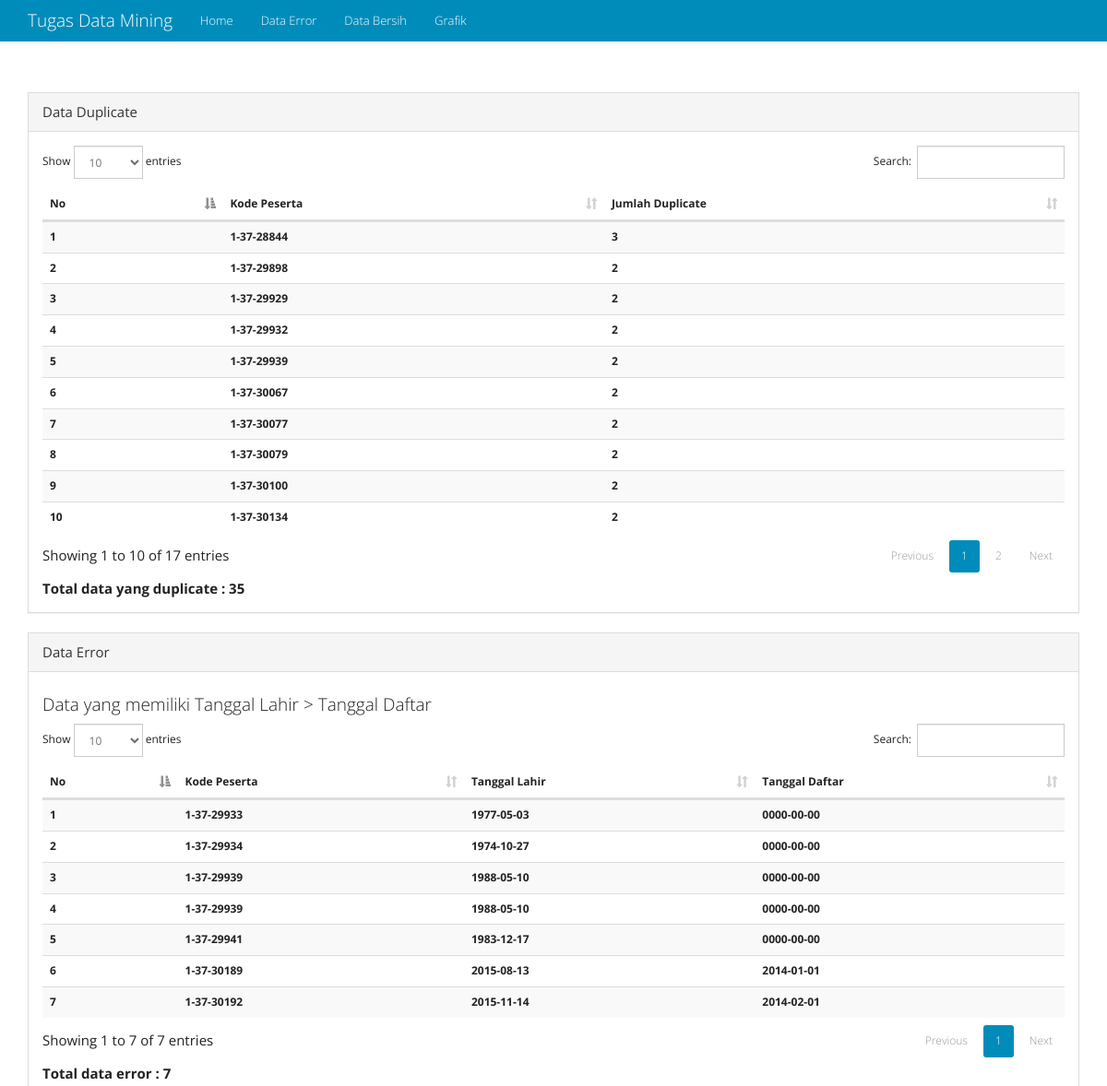
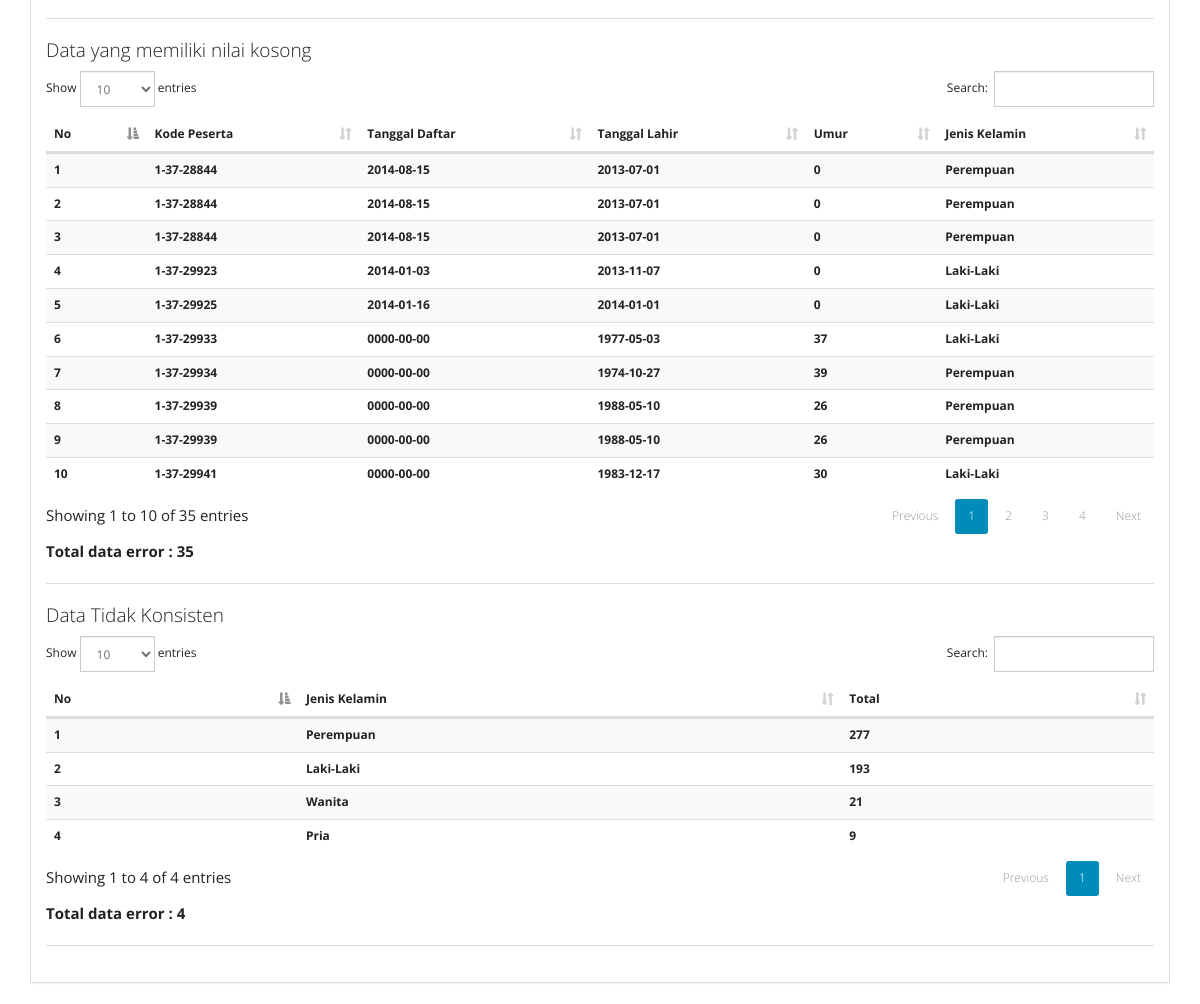
Screenshot of /data_duplicate.php with the database file from the repository (2 pictures, top to bottom).
### tables this page shows
CREATE TABLE `table_1` (
  `kd_peserta` varchar(11) DEFAULT NULL,
  `tgl_daftar` date DEFAULT NULL,
  `tgl_lahir` date DEFAULT NULL,
  `umur` int(11) DEFAULT NULL,
  `jenis_kelamin` varchar(9) DEFAULT NULL
);

### data_duplicate.php (the view, shortened to what this page needs)
<?php
include("function/connection.php");
include("include/header.php");
 ?>
    <div class="container">
    <div class="row">
    <div class="col-md-12 data-table">
      <div class="panel panel-default">
        <div class="panel-heading">Data Duplicate</div>
        <div class="panel-body">
        <table class="table table-striped data">
          <thead>
             <tr>
              <th>No</th>
              <th>Kode Peserta</th>
              <th>Jumlah Duplicate</th>
            </tr>
          </thead>
          <tbody>
            <?php
            $query = mysqli_query($connect,"SELECT kd_peserta, SUM(kd_peserta) AS duplicate FROM table_1 GROUP BY kd_peserta HAVING SUM(kd_peserta) > 1 ");
            $no = 1;
            $total = 0;
            while($row = mysqli_fetch_assoc($query)){
              $total = $total + $row['duplicate'];
            ?>
                <tr>
                  <th><?php echo $no++; ?></th>
                  <th><?php echo $row['kd_peserta']; ?></th>
                  <th><?php echo $row['duplicate']; ?></th>
                </tr>
            <?php
            }
             ?>
        </tbody>
       </table>
          <strong>Total data yang duplicate : <?php echo $total; ?></strong>
        </div>
      </div>
      <div class="panel panel-default">
        <div class="panel-heading">Data Error</div>
        <div class="panel-body">
        <h4>Data yang memiliki Tanggal Lahir > Tanggal Daftar</h4>
        <table class="table table-striped data">
          <thead>
             <tr>
              <th>No</th>
              <th>Kode Peserta</th>
              <th>Tanggal Lahir</th>
              <th>Tanggal Daftar</th>
            </tr>
          </thead>
          <tbody>
            <?php
            $query = mysqli_query($connect,"SELECT * FROM table_1 WHERE tgl_lahir > tgl_daftar");
            $no = 1;
            while($row = mysqli_fetch_assoc($query)){
            ?>
                <tr>
                  <th><?php echo $no++; ?></th>
                  <th><?php echo $row['kd_peserta']; ?></th>
                  <th><?php echo $row['tgl_lahir']; ?></th>
                  <th><?php echo $row['tgl_daftar']; ?></th>
                </tr>
            <?php
            }
             ?>
        </tbody>
       </table>
          <strong>Total data error : <?php echo $_SESSION['error_1']; ?></strong>
          <hr>
        <h4>Data yang memiliki nilai kosong</h4>
        <table class="table table-striped data">
          <thead>
             <tr>
              <th>No</th>
              <th>Kode Peserta</th>
              <th>Tanggal Daftar</th>
              <th>Tanggal Lahir</th>
              <th>Umur</th>
              <th>Jenis Kelamin</th>
            </tr>
          </thead>
          <tbody>
            <?php
            $query = mysqli_query($connect,"SELECT * FROM table_1 WHERE tgl_daftar = '' OR kd_peserta='' OR tgl_lahir='' OR umur = '' OR jenis_kelamin = ''");
            $no = 1;
            while($row = mysqli_fetch_assoc($query)){
            ?>
                <tr>
                  <th><?php echo $no++; ?></th>
                  <th><?php echo $row['kd_peserta']; ?></th>
                  <th><?php echo $row['tgl_daftar']; ?></th>
                  <th><?php echo $row['tgl_lahir']; ?></th>
                  <th><?php echo $row['umur']; ?></th>
                  <th><?php echo $row['jenis_kelamin']; ?></th>
                </tr>
            <?php
            }
             ?>
        </tbody>
       </table>
       <strong>Total data error : <?php echo $_SESSION['error_2']; ?></strong>
        <hr>
        <h4>Data Tidak Konsisten</h4>
        <table class="table table-striped data">
          <thead>
             <tr>
              <th>No</th>
              <th>Jenis Kelamin</th>
              <th>Total</th>
            </tr>
          </thead>
          <tbody>
            <?php
            $query = mysqli_query($connect,"SELECT DISTINCT jenis_kelamin FROM table_1");
            $no = 1;
            while($row = mysqli_fetch_assoc($query)){
              $jk = $row['jenis_kelamin'];
              $query_jumlah = mysqli_query($connect,"SELECT * FROM table_1 WHERE jenis_kelamin = '$jk'");
              $jumlah_row = mysqli_num_rows($query_jumlah);
            ?>
                <tr>
                  <th><?php echo $no++; ?></th>
                  <th><?php echo $row['jenis_kelamin']; ?></th>
                  <th><?php echo $jumlah_row; ?></th>
                </tr>
            <?php
            }
             ?>
        </tbody>
       </table>
       <strong>Total data error : <?php echo $_SESSION['error_2']; ?></strong>
        <hr>
        </div>
      </div>
    </div>
    </div>
    </div>
  </body>
</html>

### css/app.css (style rules this page uses)
.data-table { margin-top:100px; }

### rows the page displays
table_1: kd_peserta "1-37-29933", tgl_lahir "1977-05-03", tgl_daftar "0000-00-00", umur "37", jenis_kelamin "Laki-Laki"
table_1: kd_peserta "1-37-29934", tgl_lahir "1974-10-27", tgl_daftar "0000-00-00", umur "39", jenis_kelamin "Perempuan"
table_1: kd_peserta "1-37-29939", tgl_lahir "1988-05-10", tgl_daftar "0000-00-00", umur "26", jenis_kelamin "Perempuan"
table_1: kd_peserta "1-37-29939", tgl_lahir "1988-05-10", tgl_daftar "0000-00-00", umur "26", jenis_kelamin "Perempuan"
table_1: kd_peserta "1-37-29941", tgl_lahir "1983-12-17", tgl_daftar "0000-00-00", umur "30", jenis_kelamin "Laki-Laki"
table_1: kd_peserta "1-37-30189", tgl_lahir "2015-08-13", tgl_daftar "2014-01-01"
table_1: kd_peserta "1-37-30192", tgl_lahir "2015-11-14", tgl_daftar "2014-02-01"
table_1: kd_peserta "1-37-28844", tgl_daftar "2014-08-15", tgl_lahir "2013-07-01", umur "0", jenis_kelamin "Perempuan"
table_1: kd_peserta "1-37-28844", tgl_daftar "2014-08-15", tgl_lahir "2013-07-01", umur "0", jenis_kelamin "Perempuan"
table_1: kd_peserta "1-37-28844", tgl_daftar "2014-08-15", tgl_lahir "2013-07-01", umur "0", jenis_kelamin "Perempuan"
table_1: kd_peserta "1-37-29923", tgl_daftar "2014-01-03", tgl_lahir "2013-11-07", umur "0", jenis_kelamin "Laki-Laki"
table_1: kd_peserta "1-37-29925", tgl_daftar "2014-01-16", tgl_lahir "2014-01-01", umur "0", jenis_kelamin "Laki-Laki"

### other values shown
$row['kd_peserta'] "1-37-28844"
$row['duplicate'] "3"
$row['kd_peserta'] "1-37-29898"
$row['duplicate'] "2"
$row['kd_peserta'] "1-37-29929"
$row['kd_peserta'] "1-37-29932"
$row['kd_peserta'] "1-37-29939"
$row['kd_peserta'] "1-37-30067"
$row['kd_peserta'] "1-37-30077"
$row['kd_peserta'] "1-37-30079"
$row['kd_peserta'] "1-37-30100"
$row['kd_peserta'] "1-37-30134"
$total "35"
$_SESSION['error_1'] "7"
$_SESSION['error_2'] "35"
